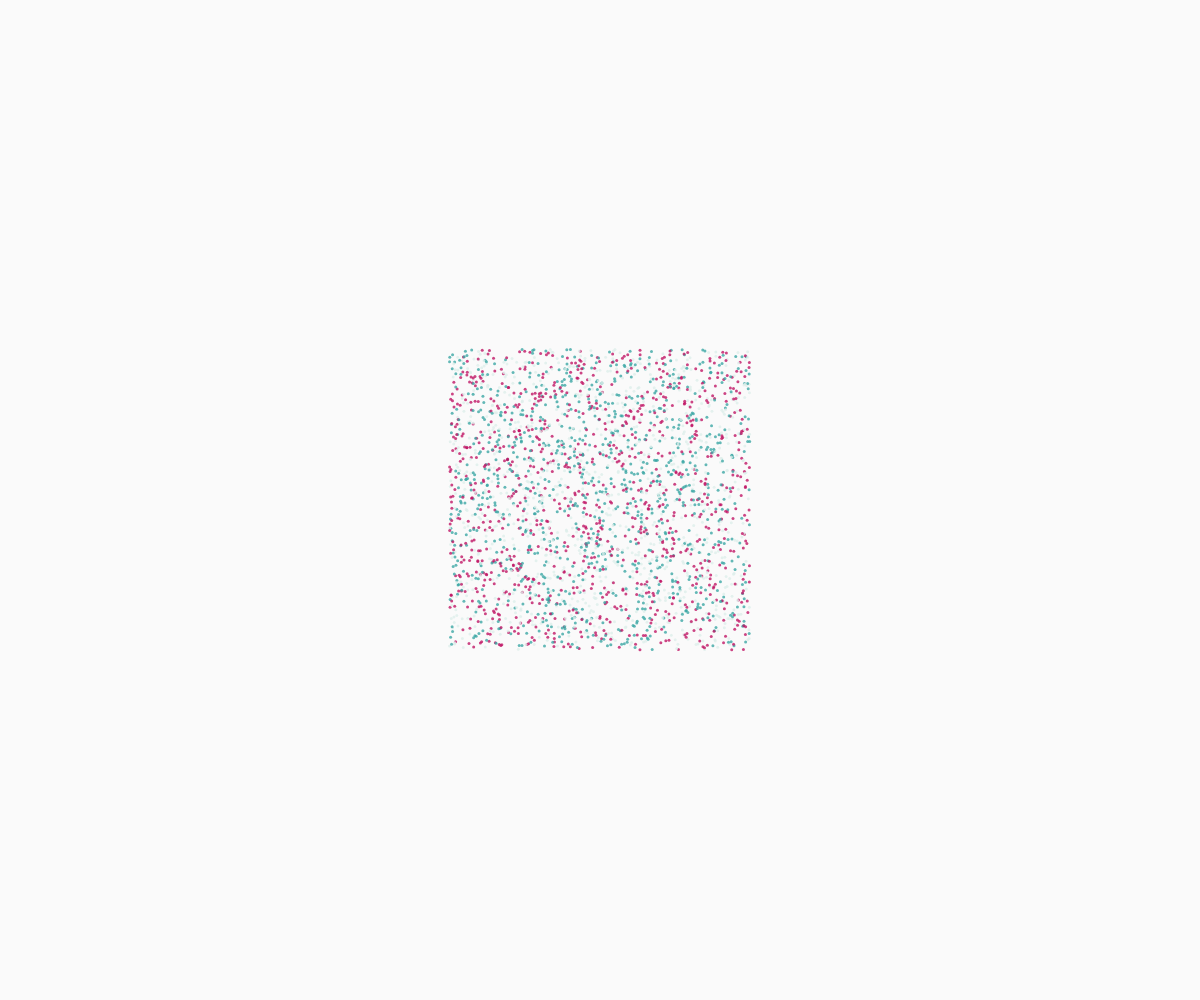
Frame 1 (no input)
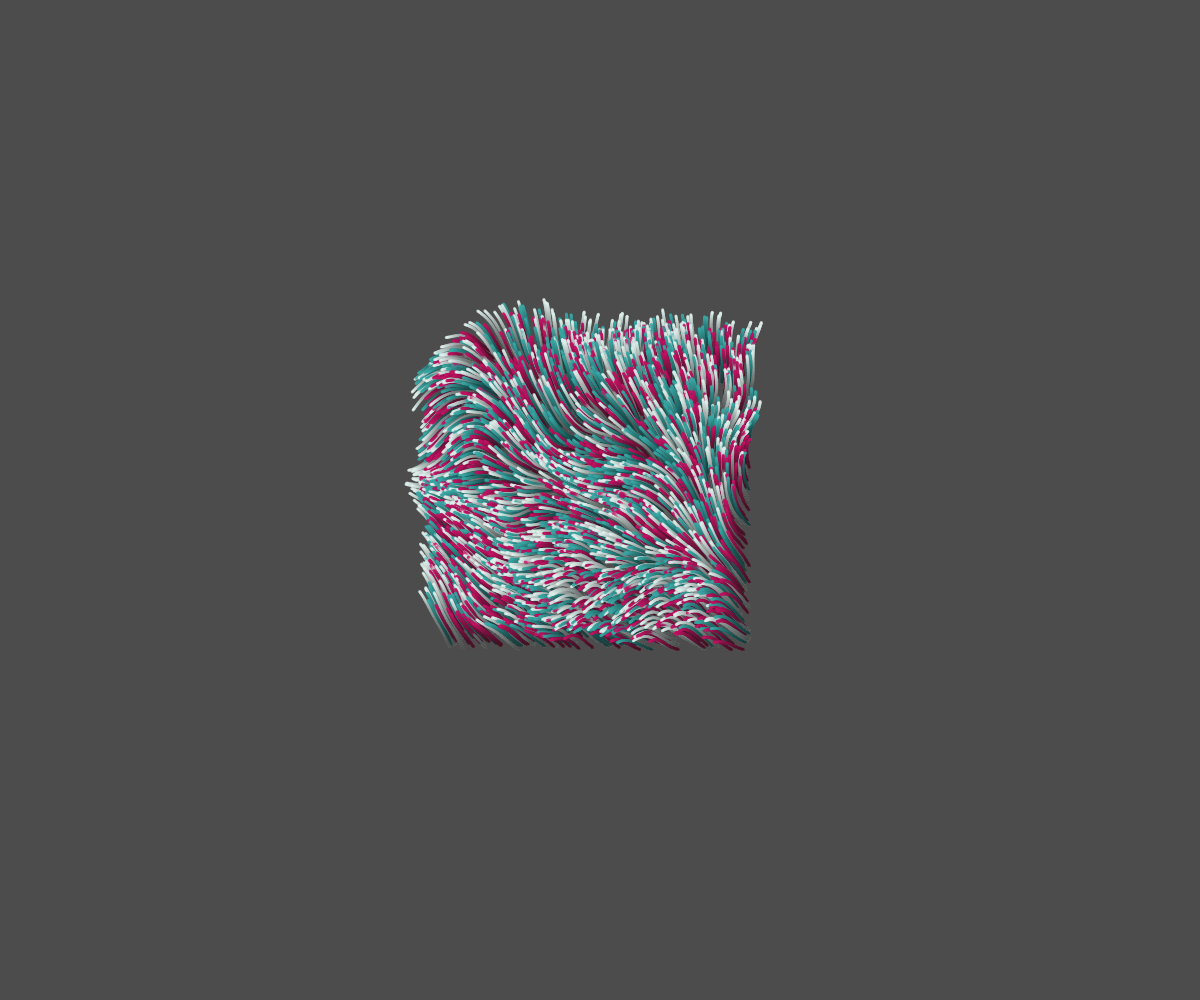
Frame 60 (no input)
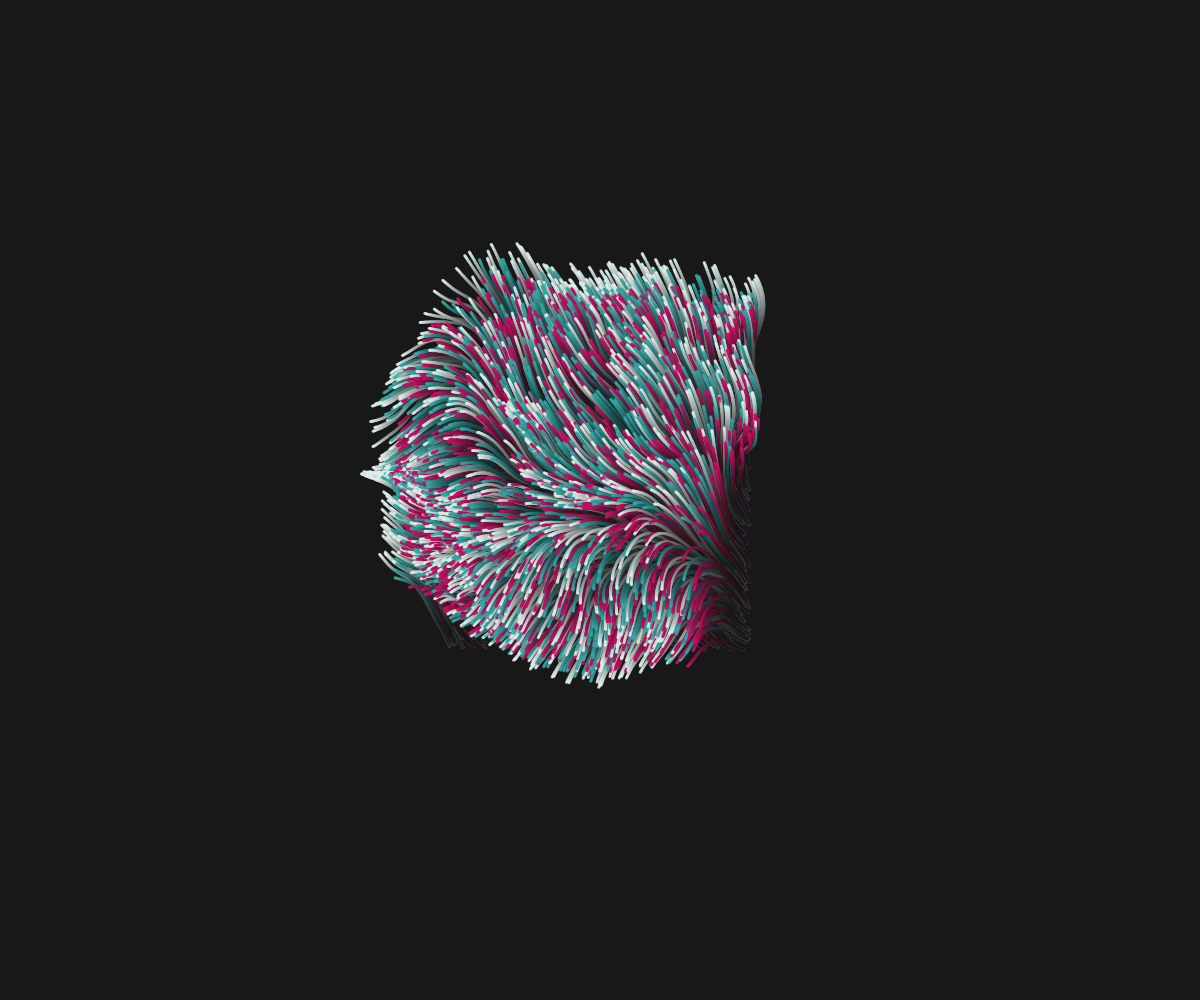
Frame 120 (the mouse pressed at the canvas centre since frame 60)

The p5.js sketch that drew these frames (run headless with seeded random() and noise() and a simulated clock; from frame 60 on, the mouse is pressed at the canvas centre):

// p5.js sketch
// ── sketch.js
let count = 1000;

var particles_a = [];
var particles_b = [];
var particles_c = [];
var fade = 200;
var radius = 3;

const w = 300;
const h = 300;

let noiseScale = 300;
let noiseStrength = 1.2;

function setup() {
    createCanvas(windowWidth, windowHeight);
    noStroke();
  
  for (let i=0; i<count; i++) {
    let loc_a = createVector(random(w) + windowWidth*0.5 - w*0.5, random(h) + windowHeight*0.5 -h*0.5, 2);
    let angle_a = random(TWO_PI);
    let dir_a = createVector(cos(angle_a), sin(angle_a));
    
    let loc_b = createVector(random(w) + windowWidth*0.5 - w*0.5, random(h) + windowHeight*0.5-h*0.5, 2);
    let angle_b = random(TWO_PI);
    let dir_b = createVector(cos(angle_b), sin(angle_b));
    
    let loc_c = createVector(random(w) + windowWidth*0.5 - w*0.5, random(h) + windowHeight*0.5-h*0.5, 2);
    let angle_c = random(TWO_PI);
    let dir_c = createVector(cos(angle_c), sin(angle_c));
    
    particles_a[i] = new Particle(loc_a, dir_a, 0.5);
    particles_b[i] = new Particle(loc_b, dir_b,0.6);
    particles_c[i] = new Particle(loc_c, dir_c, 0.75);
  }
}


function draw() {
  fill(0,5);
  noStroke();
  rect(0,0,width, height);
  
  for (let i=0; i<count; i++) {
    
    fill(191, 19, 99, fade);
    particles_a[i].move();
    particles_a[i].update(radius);
    particles_a[i].checkEdges();
    
    fill (57,166,163, fade);
    particles_b[i].move();
    particles_b[i].update(radius);
    particles_b[i].checkEdges();
    
    fill(222,238,234,fade);
    particles_c[i].move();
    particles_c[i].update(radius);
    particles_c[i].checkEdges();
  }
}

let Particle = function(loc_, dir_, speed_) {
  this.loc = loc_;
  this.dir = dir_;
  this.speed = speed_;
  this.d = 1;
}

Particle.prototype.run = function() {
  this.move();
  this.checkEdges();
  this.update();
}

Particle.prototype.update = function(r) {
  ellipse(this.loc.x, this.loc.y, r);
}

Particle.prototype.checkEdges = function() {
  if (this.loc.x < 0 || this.loc.x > width || this.loc.y < 0 || this.loc.y > height) {
    this.loc.x = random(w) + windowWidth*0.5 - w*0.5;
    this.loc.y = random(h) + windowHeight*0.5 - h*0.5;
  }
}

Particle.prototype.move = function() {
  this.angle = noise(this.loc.x/noiseScale, this.loc.y/noiseScale, frameCount/noiseScale) * TWO_PI*noiseStrength;
  this.dir.x = cos(this.angle) + sin(this.angle) - sin(this.angle);
  this.dir.y = sin(this.angle) - cos(this.angle)*sin(this.angle);
  this.vel = this.dir.copy();
  this.vel.mult(this.speed*this.d);
  this.loc.add(this.vel);
}
